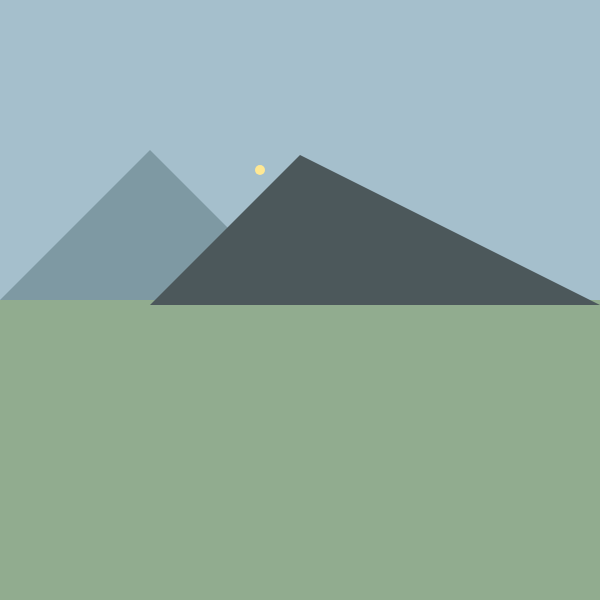
Frame 1 (no input)
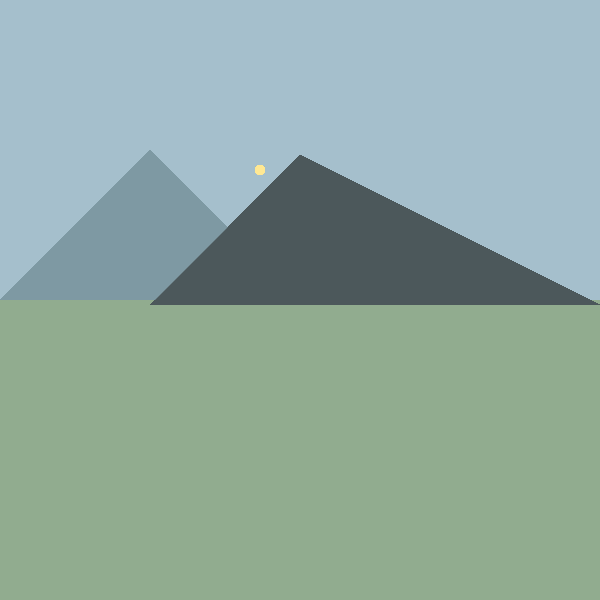
Frame 60 (no input)
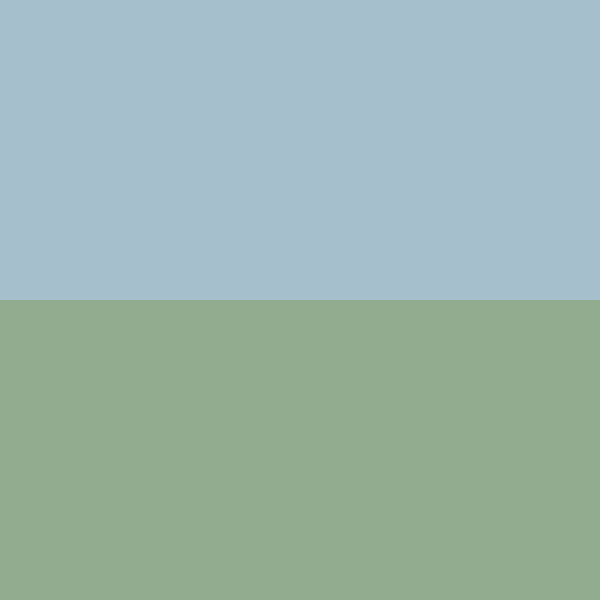
Frame 120 (the mouse pressed at the canvas centre since frame 60)

The p5.js sketch that drew these frames (run headless with seeded random() and noise() and a simulated clock; from frame 60 on, the mouse is pressed at the canvas centre):

// p5.js sketch
// ── sketch.js
function setup() {
  createCanvas(600, 600);
  background(165, 191, 204)
  fill(145, 172, 143)
  noStroke()
  rect(0,height/2, width,height/2)
}

function draw() {
  noStroke()
  fill(126, 153, 163)
  triangle(0, width/2, width/4, height/4, width/2, height/2)
  fill(76, 88, 91)
  triangle(width/2, height/4+5, width/4, height/2+5, width, height/2+5)

  
  if (mouseY < 300){
    noStroke()
    fill(255, 232, 147)
    circle(height/2-40, width/4+20, 10)
  }
  else{
    background(165, 191, 204)
  fill(145, 172, 143)
  noStroke()
  rect(0,height/2, width,height/2)

  }
  
}
